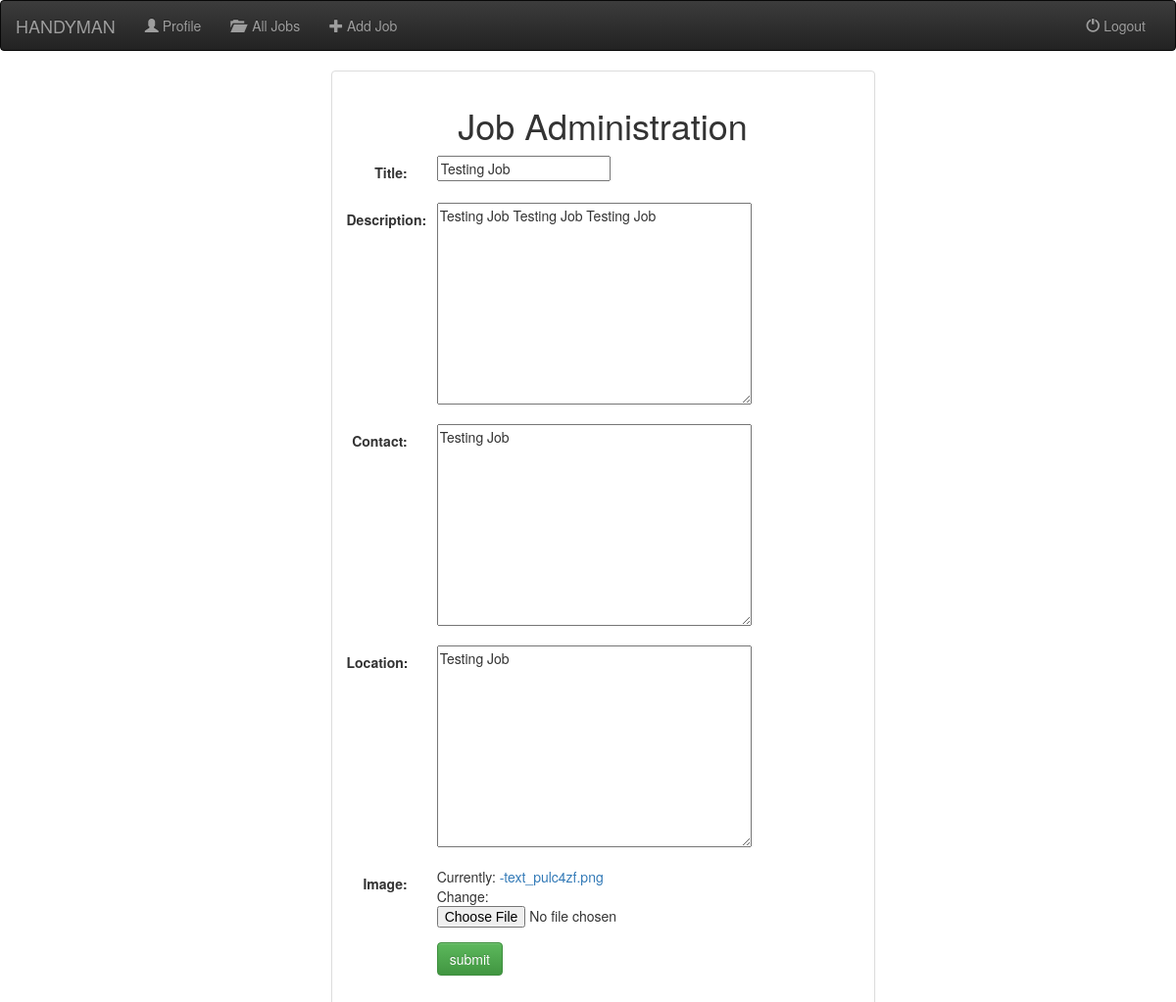
Page /job/update/4 on the committed database.
### job/models.py (models this page shows, shortened)
class Job(models.Model):
    title = models.CharField(max_length=250)
    description = models.TextField(max_length=2500)
    contact = models.TextField(max_length=100)
    location = models.TextField(max_length=500)
    image = models.FileField()

### job/views.py (the view)
# urls.py: url(r'update/(?P<pk>[0-9]+)$', views.JobUpdate.as_view(), name='job-update'),
class JobUpdate(UpdateView):
    model = Job
    fields = ['title', 'description', 'contact', 'location', 'image']

### job/templates/job/job_form.html (shortened to what this page needs)
{% extends 'job/base.html' %}
{% block body %}
<div class="container">
    <div class="row">
        <div class="col-sm-12 col-md-6 col-md-offset-3">
            <div class="panel panel-default">
                <div class="panel-body">
                    <form class="form-horizontal" action="" method="post" enctype="multipart/form-data">
                        <h1 class="center-header">Job Administration</h1>
                        {% include 'job/form_template.html' %}
                        <div class="form-group">
                            <div class="col-sm-offset-2 col-sm-10">
                                <button type="submit" class="btn btn-success">submit</button>
                            </div>
                        </div>
                    </form>
                </div>
            </div>
        </div>
    </div>
</div>
{% endblock %}

### job/templates/job/form_template.html (shortened to what this page needs)
{% for field in form %}
<div class="form-group">
    <div class="col-sm-offset-2 col-sm-10">
    </div>
    <label class="control-label col-sm-2">{{field.label_tag}}</label>
    <div class="col-sm-10">{{ field }}</div>
</div>
{% endfor %}

### job/static/job/style.css (style rules this page uses)
.center-header { text-align: center; }

### rows in the picture
Job: form "Testing Job" "Testing Job Testing Job Testing Job" "Testing Job" "Testing Job"

### other values in the picture
{{ field.label_tag }} "Title:" "Description:" "Contact:" "Location:" "Image:"
